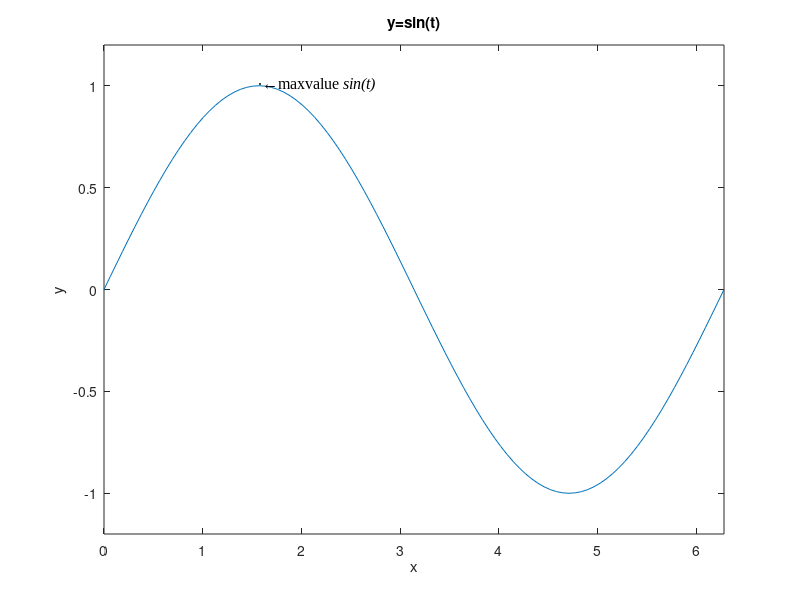

Write MATLAB code to recreate this figure.
clear;
t=0:pi/50:2*pi;
y=sin(t);
plot(t,y);
axis([0 2*pi -1.2 1.2]);
text(t(26),y(26)+0.01,'\fontsize{16}\fontname{Times New Roman}\bullet\leftarrowmaxvalue \it{sin(t)}');
title('y=sin(t)');
xlabel('x');
ylabel('y');